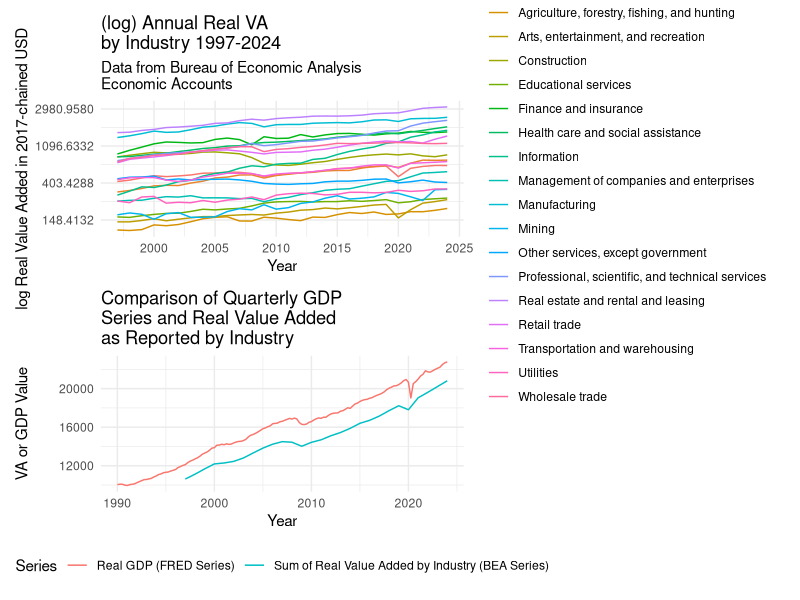
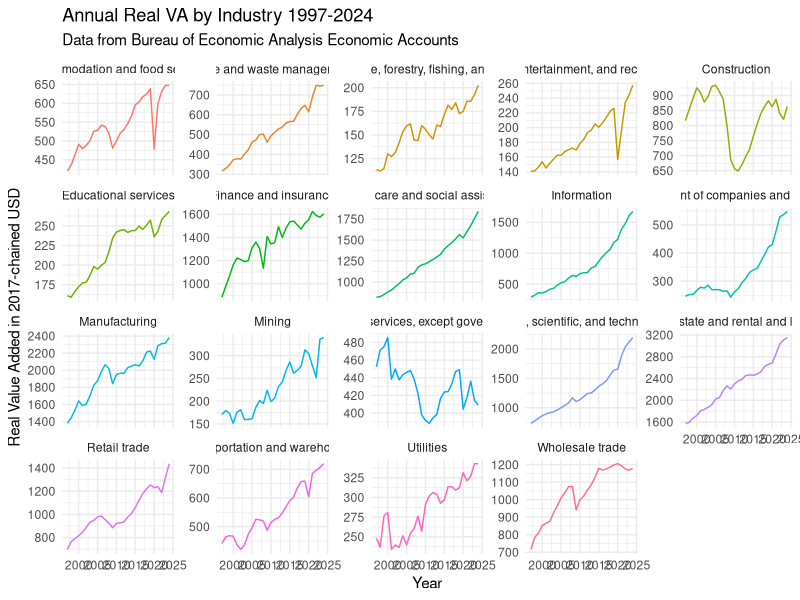
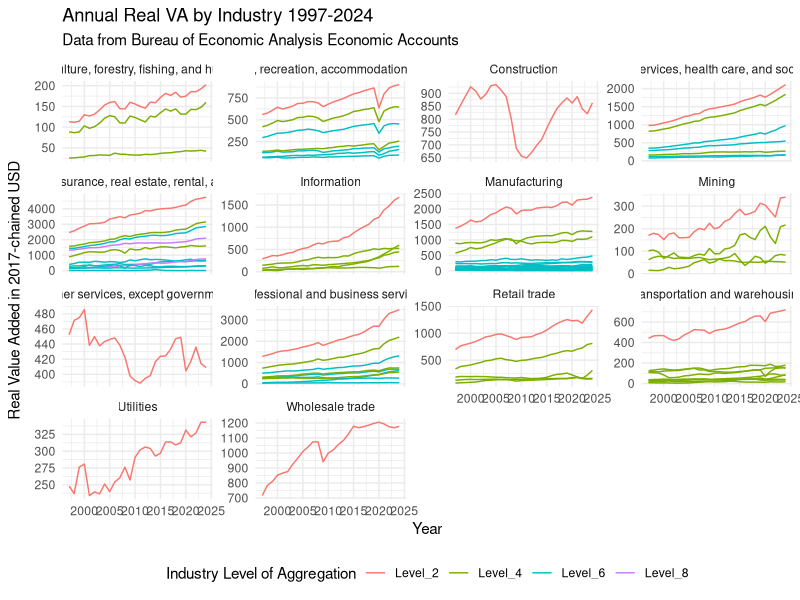
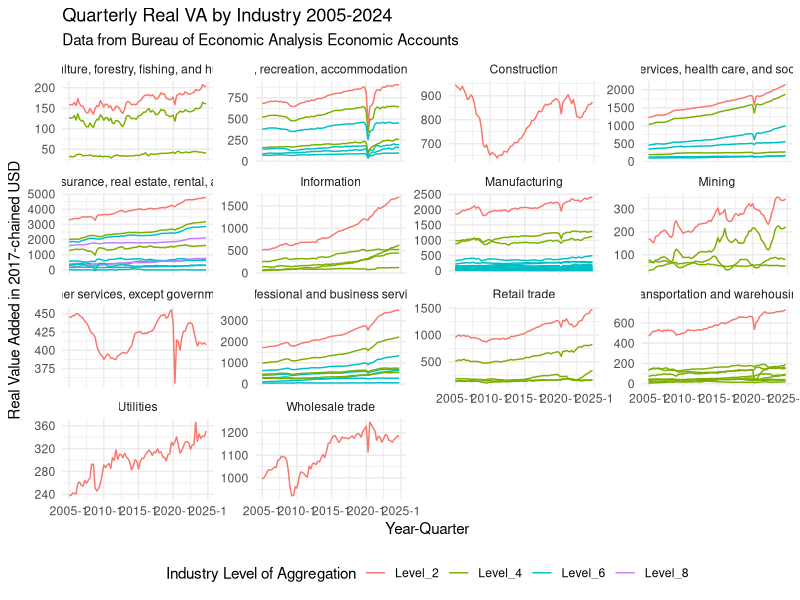

Source code (R) for these figures, in order:
# Cleaning BEA Value Added by Industry
# Suggested citation: U.S. Bureau of Economic Analysis, "Real Value Added by Industry" (accessed Sunday, June 8, 2025).
library(here)
library(tidyverse)
library(zoo)
library(kableExtra)
library(patchwork)
library(scales)


# Annual Data from 1997-2024
# The year and quarter are not combined in one header requiring a strange read-in process below
annual <- read.csv(here("data/occ_macro_vars/bea_va_by_industry_97_24_a.csv"), skip = 3) %>% 
  slice(-1)

final <- tibble(annual) %>% 
  rename("industry" = X) %>% 
  select(-Line) %>% 
  mutate(
    indent_level = str_extract(industry, "^\\s*") |> str_length(),
    label = paste0("Level_", indent_level / 2)  # Assuming 2 spaces per indent level
  ) %>% 
  mutate(label_0 = ifelse(label == "Level_0", trimws(industry), NA),
         label_2 = ifelse(label == "Level_2", trimws(industry), NA),
         label_4 = ifelse(label == "Level_4", trimws(industry), NA),
         label_6 = ifelse(label == "Level_6", trimws(industry), NA),
         label_8 = ifelse(label == "Level_8", trimws(industry), NA)) %>% 
  fill(label_0) %>%
  fill(label_2) %>%
  fill(label_4) %>%
  fill(label_6) %>%
  fill(label_8) %>%
  mutate(label_0 = ifelse(industry == "        Gross domestic product", "Total GDP", label_0), 
         industry = trimws(industry),
         across(contains("X"), ~as.numeric(.))) %>%
  pivot_longer(contains('X'), names_to = "date", values_to = "real_VA") %>% 
  mutate(date = as.numeric(gsub("X", "", date)),
         real_VA = as.numeric(real_VA)) %>% 
  filter(!is.na(real_VA)) 

final %>% 
  filter(label_0 == "Private industries" & !is.na(label_2)) %>% 
  ggplot() +
  geom_line(aes(x = date, y = real_VA, group = industry, color = label)) +
  facet_wrap(~label_2, scales = "free_y") + 
  theme_minimal() +
  theme(legend.position = "bottom") +
  labs(title = "Annual Real VA by Industry 1997-2024", 
       subtitle = "Data from Bureau of Economic Analysis Economic Accounts", 
       x = "Year", 
       y = "Real Value Added in 2017-chained USD", 
       color = "Industry Level of Aggregation") -> p2


# Picked relevant industries as 2-digit NAICS industries 
# https://www.bls.gov/iag/tgs/iag_index_naics.htm 
# Also matches data on occupational density of each industry as calcualted in occ_emp_industry_oews.R
rel_inds <- c("Agriculture, Forestry, Fishing, and Hunting" = "11",
"Mining" = "21",
"Construction" = "23",
"Manufacturing" = "31-33",
"Wholesale Trade" = "42",
"Retail Trade" = "44-45",
"Transportation and Warehousing" = "48-49",
"Utilities" = "22",
"Information" = "51",
"Finance and Insurance" = "52",
"Real Estate and Rental and Leasing" = "53",
"Professional, Scientific, and Technical Services" = "54",
"Management of Companies and Enterprises" = "55",
"Administrative and waste management services" = "56",
"Educational Services" = "61",
"Health Care and Social Assistance" = "62",
"Arts, Entertainment, and Recreation" = "71",
"Accommodation and Food Services" = "72",
"Other Services, except government" = "81")

rel_inds %>% 
  kable(format = "latex")


final %>% 
  filter(tolower(industry) %in% tolower(names(rel_inds))) %>% 
  ggplot() +
  geom_line(aes(x = date, y = real_VA, color = industry)) +
  facet_wrap(~industry, scales = "free_y") + 
  theme(legend.position = "none") +
  theme_minimal() +
  labs(title = "Annual Real VA by Industry 1997-2024", subtitle = "Data from Bureau of Economic Analysis Economic Accounts", x = "Year", y = "Real Value Added in 2017-chained USD", color = "Industry Level of Aggregation") +
  theme(legend.position = "none") -> p3

final %>% 
  filter(tolower(industry) %in% tolower(names(rel_inds))) %>% 
  ggplot() +
  geom_line(aes(x = date, y = real_VA, color = industry)) +
  #facet_wrap(~industry, scales = "free_y") + 
  scale_y_continuous(trans = log_trans()) +
  theme_minimal() +
  labs(title = "(log) Annual Real VA\nby Industry 1997-2024", 
       subtitle = "Data from Bureau of Economic Analysis\nEconomic Accounts", 
       x = "Year", y = "log Real Value Added in 2017-chained USD", color = "Industry Level of Aggregation") -> p4




final %>% 
  filter(tolower(industry) %in% tolower(names(rel_inds))) %>% 
  group_by(industry, date) %>% n_groups() == nrow(filter(final, tolower(industry) %in% tolower(names(rel_inds))))


real_gdp <- read.csv(here('data/macro_vars/GDPC1.csv')) %>% 
  tibble %>% 
  rename(date = DATE) %>% 
  mutate(date = as.Date(date))

final %>% 
  filter(tolower(industry) %in% tolower(names(rel_inds))) %>% 
  mutate(date = as.Date(paste0(date, "-01-01"))) %>% 
  group_by(date) %>% 
  summarise(total_VA = sum(real_VA)) %>% 
  ggplot(aes(x = date, y = total_VA, color = "Sum of Real Value Added by Industry (BEA Series)")) + 
  geom_line() +
  geom_line(data = real_gdp, aes(x = date, y = GDPC1, color = "Real GDP (FRED Series)")) +
  theme_minimal() +
  theme(legend.position = "bottom") +
  labs(x = "Year", y = "VA or GDP Value", 
       title = "Comparison of Quarterly GDP\nSeries and Real Value Added\nas Reported by Industry", 
       color = "Series") -> p5

print(p4/p5)

cat("\n")
cat("\n")
cat("\n")
print(p3)
cat("\n")
cat("\n")
cat("\n")

print(p2)
cat("\n")
cat("\n")
cat("\n")

ind_va_for_abm <- final %>% 
  filter(tolower(industry) %in% tolower(names(rel_inds))) %>% 
  mutate(date = as.Date(paste0(date, "-01-01")))

# Quarterly Data from 2005-2024
# The year and quarter are not combined in one header requiring a strange read-in process below
header <- read.csv(here("data/occ_macro_vars/bea_va_by_industry_05_24_q.csv"), 
                   nrows = 2, header = FALSE, stringsAsFactors = FALSE, skip = 3)

# Combine year and quarter into proper names
new_names <- paste0(gsub("X", "", header[1, -c(1,2)]), "_", header[2, -c(1,2)])

# Read the rest of the data (starting after header rows)
temp <- read.csv(here("data/occ_macro_vars/bea_va_by_industry_05_24_q.csv"), 
                 skip = 5, header = FALSE, stringsAsFactors = FALSE) 

# Assign clean column names
colnames(temp) <- c("Line", "X", new_names)
final <- tibble(temp) %>% 
  rename("industry" = X) %>% 
  select(-Line) %>% 
  mutate(
    indent_level = str_extract(industry, "^\\s*") |> str_length(),
    label = paste0("Level_", indent_level / 2)  # Assuming 2 spaces per indent level
  ) %>% 
  mutate(label_0 = ifelse(label == "Level_0", trimws(industry), NA),
         label_2 = ifelse(label == "Level_2", trimws(industry), NA),
         label_4 = ifelse(label == "Level_4", trimws(industry), NA),
         label_6 = ifelse(label == "Level_6", trimws(industry), NA),
         label_8 = ifelse(label == "Level_8", trimws(industry), NA)) %>% 
  fill(label_0) %>%
  fill(label_2) %>%
  fill(label_4) %>%
  fill(label_6) %>%
  fill(label_8) %>%
  mutate(label_0 = ifelse(industry == "        Gross domestic product", "Total GDP", label_0), 
         industry = trimws(industry)) %>% 
  pivot_longer(contains('_Q'), names_to = "date", values_to = "real_VA") %>% 
  mutate(date = as.yearqtr(gsub("_", " ", date), format = "%Y Q%q"),
         real_VA = as.numeric(real_VA)) %>% 
  filter(!is.na(real_VA))

final %>% 
  filter(label_0 == "Private industries" & !is.na(label_2)) %>% 
  ggplot() +
  geom_line(aes(x = date, y = real_VA, group = industry, color = label)) +
  facet_wrap(~label_2, scales = "free_y") + 
  theme_minimal() +
  theme(legend.position = "bottom") +
  labs(title = "Quarterly Real VA by Industry 2005-2024", 
       subtitle = "Data from Bureau of Economic Analysis Economic Accounts", 
       x = "Year-Quarter", 
       y = "Real Value Added in 2017-chained USD", color = "Industry Level of Aggregation") -> p1

print(p1)
cat("\n")
